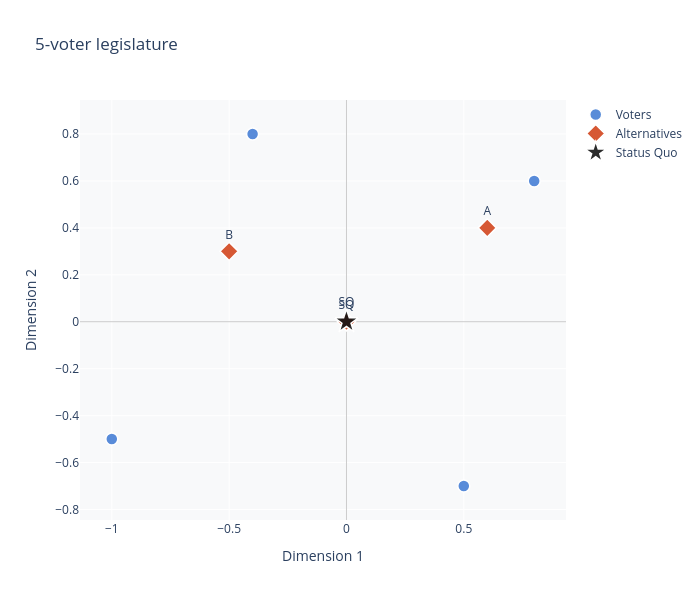

Notebook cell for this chart:
### Markdown cell above
## 9 — Interactive visualization

`socialchoicelab.plots` provides a thin Plotly-based visualization layer.
All functions return `plotly.graph_objects.Figure` objects that render inline
in Jupyter, can be exported to self-contained HTML, or composed by feeding
the figure from one function into the next.

```python
import socialchoicelab.plots as sclp
```

The layer functions all follow the same pattern:

```python
fig = sclp.plot_spatial_voting(voters, alts, sq=sq)  # base plot
fig = sclp.layer_winset(fig, ws)                     # add layer
fig = sclp.layer_uncovered_set(fig, bnd)             # add another layer
fig.show()
```

### Code cell
import socialchoicelab.plots as sclp

# 9.1 — Base plot: voters and status quo
fig = sclp.plot_spatial_voting(
    voters,
    sq          = sq,
    voter_names = [f"V{i}" for i in range(5)],
    title       = "5-voter legislature",
)
fig.show()

### Figure 1 — Plotly figure (JSON) as saved in the notebook; plotly's stock layout.template omitted (floating-point values rounded to 4 significant figures)
{"data": [{"hovertemplate": "%{text}<br>(%{x:.3f}, %{y:.3f})<extra></extra>", "marker": {"color": "rgba(60,120,210,0.85)", "line": {"color": "white", "width": 1.5}, "size": 12, "symbol": "circle"}, "mode": "markers", "name": "Voters", "text": ["V0", "V1", "V2", "V3", "V4"], "type": "scatter", "x": [-1.0, 0.0, 0.8, -0.4, 0.5], "y": [-0.5, 0.0, 0.6, 0.8, -0.7]}, {"hovertemplate": "%{text}<br>(%{x:.3f}, %{y:.3f})<extra></extra>", "marker": {"color": "rgba(210,70,30,0.9)", "line": {"color": "white", "width": 1.5}, "size": 14, "symbol": "diamond"}, "mode": "markers+text", "name": "Alternatives", "text": ["SQ", "A", "B"], "textposition": "top center", "type": "scatter", "x": [0.0, 0.6, -0.5], "y": [0.0, 0.4, 0.3]}, {"hovertemplate": "Status Quo<br>(%{x:.3f}, %{y:.3f})<extra></extra>", "marker": {"color": "rgba(20,20,20,0.9)", "line": {"color": "white", "width": 1.5}, "size": 18, "symbol": "star"}, "mode": "markers+text", "name": "Status Quo", "text": ["SQ"], "textposition": "top center", "type": "scatter", "x": [0], "y": [0]}], "layout": {"height": 600, "hovermode": "closest", "legend": {"x": 1.02, "xanchor": "left", "y": 1}, "paper_bgcolor": "white", "plot_bgcolor": "#f8f9fa", "title": {"text": "5-voter legislature", "x": 0.05}, "width": 700, "xaxis": {"title": {"text": "Dimension 1"}, "zeroline": true, "zerolinecolor": "#cccccc", "zerolinewidth": 1}, "yaxis": {"scaleanchor": "x", "scaleratio": 1, "title": {"text": "Dimension 2"}, "zeroline": true, "zerolinecolor": "#cccccc", "zerolinewidth": 1}}}
